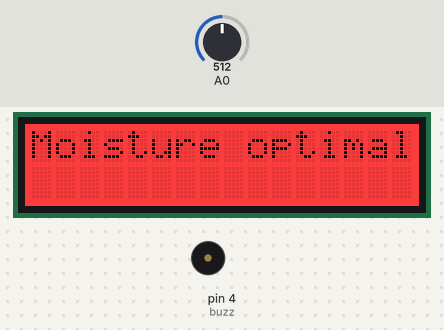
The sketch below on a simulated Arduino Uno, built with avr-gcc and run on an emulated ATmega328P. Parts: 16×2 character LCD, buzzer (waves = sounding, pin HIGH). The test bench sets the inputs (shaded band); at power-on: A0 = 512.

Above: at 1.2 s.
1.3 s: A0 set to 587
2.8 s: A0 set to 606
At 3.6 s:
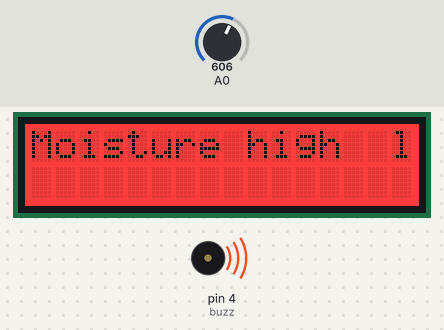
4.3 s: A0 set to 290
At 4.7 s:
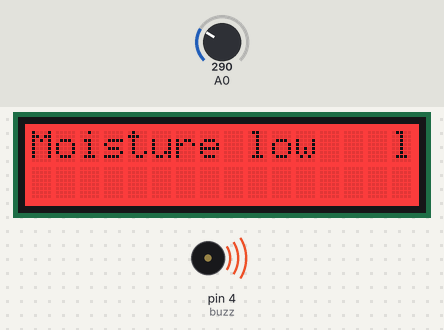
5.8 s: A0 set to 318
At 6.7 s:
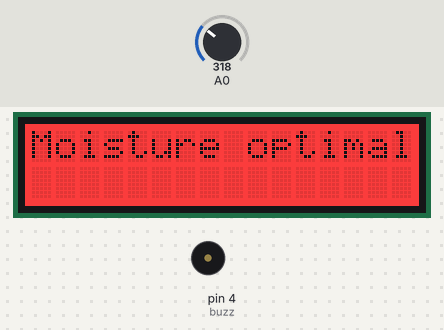
7.3 s: A0 set to 122
At 7.6 s:
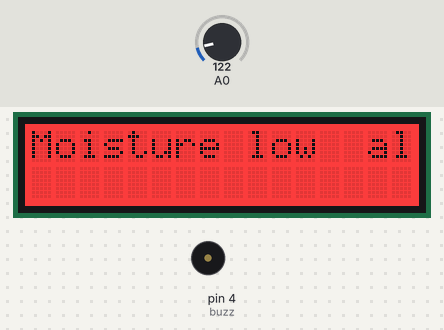
8.8 s: A0 set to 55
10.3 s: A0 set to 45
At 11.6 s:
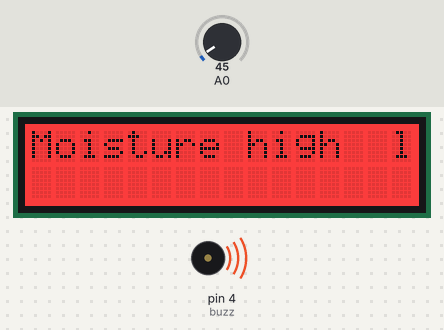
Timing chart, 0 to 13.3 s (numbered marks = the images above; inputs shaded):
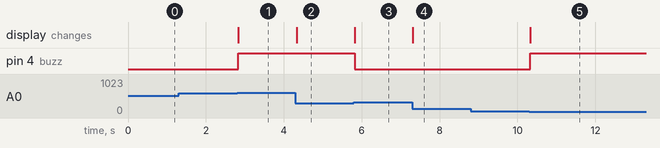

Measured:
- the behaviour switches between 599 and 600 on A0 (found by bisection; images 0 and 1)
- the behaviour switches between 300 and 301 on A0 (found by bisection; images 2 and 3)
- the behaviour switches between 51 and 50 on A0 (found by bisection; images 4 and 5)
- after the input at 1.3 s, every drawn part: stays the same
- after the input at 2.8 s, pin 4 (buzz): LOW → HIGH at once; the display: changes at once (image 1)
- after the input at 4.3 s, the display: changes at once (image 2)
- after the input at 5.8 s, pin 4 (buzz): HIGH → LOW at once; the display: changes at once (image 3)
- after the input at 7.3 s, the display: changes at once (image 4)
- after the input at 8.8 s, every drawn part: stays the same
- after the input at 10.3 s, pin 4 (buzz): LOW → HIGH at once; the display: changes at once (image 5)

The sketch:

sketch_Moisture.ino
```cpp
#include <rgb_lcd.h>

rgb_lcd lcd;
const int buzz = 4;

void setup() {
  // put your setup code here, to run once:
  Serial.begin(9600);
  pinMode(buzz, OUTPUT);
  lcd.begin(16,2);
  //red,green,blue
  lcd.setRGB(255,0,0);
}

void loop() {
  // put your main code here, to run repeatedly:
  int moisture = analogRead(A0);
  if (moisture <= 50)
  {
    lcd.setCursor(0,0);
    lcd.println("Ready!!");
  }
  if (moisture > 50 && moisture <= 300)
  {
    lcd.setCursor(0,0);
    lcd.println("Moisture low");
  }
  else if (moisture > 300 && moisture < 600)
  {
    lcd.setCursor(0,0);
    lcd.println("Moisture optimal");
    digitalWrite(buzz, LOW);
  }
  else
  {
    lcd.setCursor(0,0);
    lcd.println("Moisture high");
    digitalWrite(buzz, HIGH);
  }
}
```
